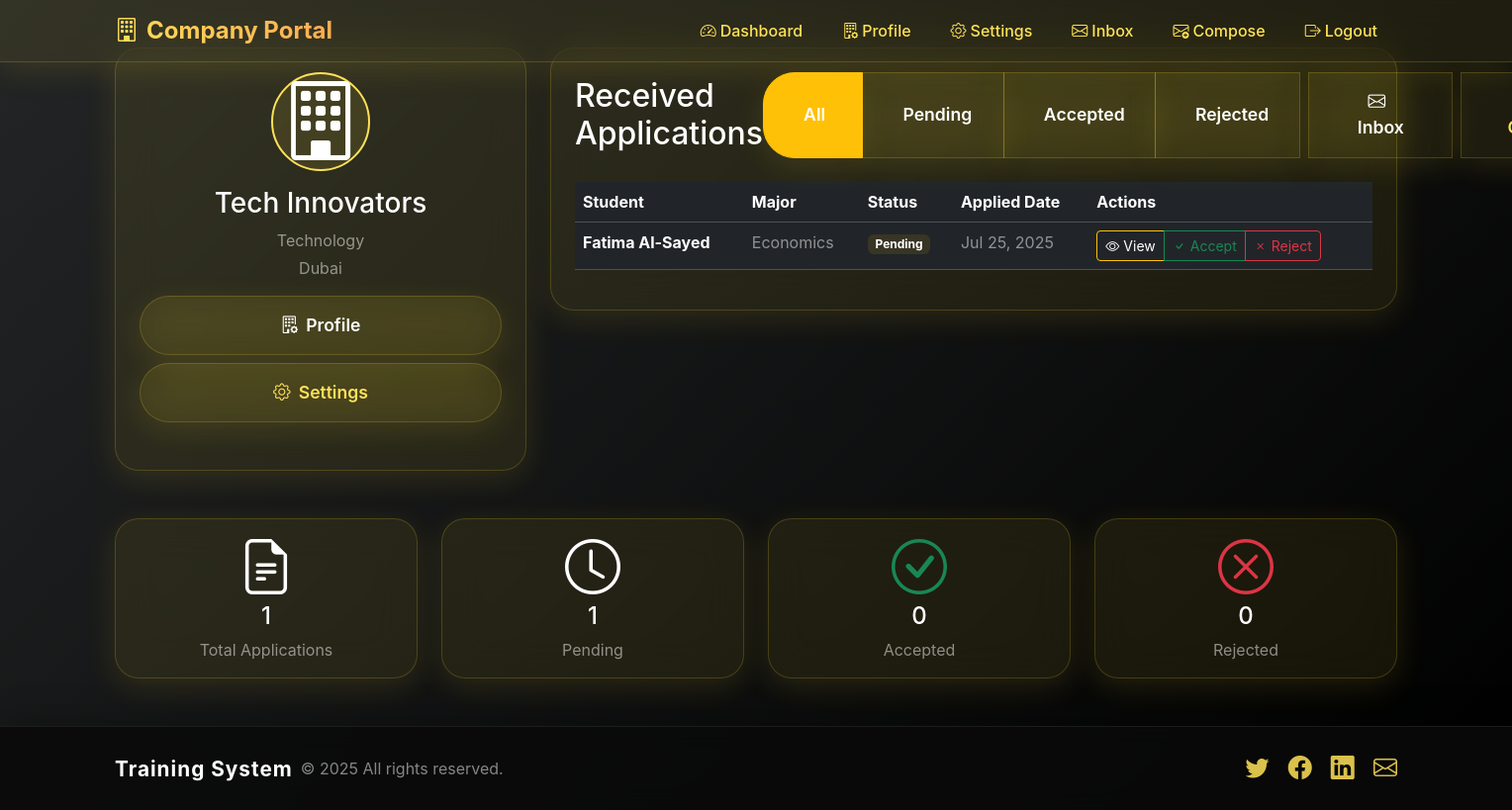
The app's page /?controller=company&action=dashboard (signed in) with its own data.
### tables this page shows
CREATE TABLE companies (
    id INT AUTO_INCREMENT PRIMARY KEY,
    name VARCHAR(100) NOT NULL,
    email VARCHAR(100) NOT NULL UNIQUE,
    username VARCHAR(50) NOT NULL UNIQUE,
    password VARCHAR(255) NOT NULL,
    field VARCHAR(100) NOT NULL,
    city VARCHAR(100) NOT NULL,
    description TEXT,
    website VARCHAR(255),
    logo VARCHAR(255),
    created_at TIMESTAMP DEFAULT CURRENT_TIMESTAMP
);

CREATE TABLE applications (
    id INT AUTO_INCREMENT PRIMARY KEY,
    student_id INT NOT NULL,
    company_id INT NOT NULL,
    status ENUM('pending', 'accepted', 'rejected') DEFAULT 'pending',
    comment TEXT,
    created_at TIMESTAMP DEFAULT CURRENT_TIMESTAMP,
    updated_at TIMESTAMP NULL,
    FOREIGN KEY (student_id) REFERENCES students(id) ON DELETE CASCADE,
    FOREIGN KEY (company_id) REFERENCES companies(id) ON DELETE CASCADE,
    INDEX idx_student (student_id),
    INDEX idx_company (company_id)
);

CREATE TABLE students (
    id INT AUTO_INCREMENT PRIMARY KEY,
    name VARCHAR(100) NOT NULL,
    email VARCHAR(100) NOT NULL UNIQUE,
    username VARCHAR(50) NOT NULL UNIQUE,
    password VARCHAR(255) NOT NULL,
    major VARCHAR(100) NOT NULL,
    city VARCHAR(100) NOT NULL,
    cv VARCHAR(255),
    linkedin VARCHAR(255),
    created_at TIMESTAMP DEFAULT CURRENT_TIMESTAMP
);

### app/controllers/CompanyController.php (called while the page is built, shortened)
<?php
require_once __DIR__ . '/../models/Company.php';
require_once __DIR__ . '/../models/Application.php';
class CompanyController {
    public function dashboard() {
        require __DIR__ . '/../views/company/dashboard.php';
    }
}

### app/models/Company.php (called while the page is built, shortened)
<?php
class Company {
    private $pdo;
    public function __construct($pdo) {
        $this->pdo = $pdo;
    }
    public function getProfile($id) {
        $sql = "SELECT * FROM companies WHERE id = ?";
        $stmt = $this->pdo->prepare($sql);
        $stmt->execute([$id]);
        return $stmt->fetch();
    }
}

### app/models/Application.php (called while the page is built, shortened)
<?php
class Application {
    private $pdo;
    public function __construct($pdo) {
        $this->pdo = $pdo;
    }
    public function getByCompany($company_id) {
        $sql = "SELECT a.*, s.name AS student_name, s.major FROM applications a JOIN students s ON a.student_id = s.id WHERE a.company_id = ? ORDER BY a.created_at DESC";
        $stmt = $this->pdo->prepare($sql);
        $stmt->execute([$company_id]);
        return $stmt->fetchAll();
    }
}

### app/views/company/dashboard.php (the view, shortened to what this page needs)
<?php include __DIR__ . '/../layout/header.php'; ?>
<?php
$companyModel = new Company($GLOBALS['pdo']);
$company = $companyModel->getProfile($_SESSION['company_id']);
$applicationModel = new Application($GLOBALS['pdo']);
$applications = $applicationModel->getByCompany($_SESSION['company_id']);
?>
<div class="container py-5">
    <div class="row">
        <div class="col-lg-4 mb-4">
            <div class="glass-card p-4 h-100">
                <div class="text-center mb-4">
                    <div class="profile-avatar mb-3">
                        <i class="bi bi-building display-1 text-warning"></i>
                    </div>
                    <h3 class="gradient-text-yellow mb-2"><?= htmlspecialchars($company['name']) ?></h3>
                    <p class="text-white-50 mb-1"><?= htmlspecialchars($company['field']) ?></p>
                    <p class="text-white-50 mb-3"><?= htmlspecialchars($company['city']) ?></p>
                    <div class="d-grid gap-2">
                        <a href="?controller=company&action=profile" class="btn btn-glass btn-outline-warning">
                            <i class="bi bi-building-gear me-2"></i>Profile
                        </a>
                        <a href="?controller=company&action=settings" class="btn btn-glass btn-outline-info">
                            <i class="bi bi-gear me-2"></i>Settings
                        </a>
                    </div>
                </div>
            </div>
        </div>
        <div class="col-lg-8">
            <div class="glass-card p-4">
                <div class="d-flex justify-content-between align-items-center mb-4">
                    <h2 class="gradient-text-yellow mb-0">Received Applications</h2>
                    <div class="btn-group" role="group">
                        <button type="button" class="btn btn-glass btn-outline-warning active" data-filter="all">All</button>
                        <button type="button" class="btn btn-glass btn-outline-warning" data-filter="pending">Pending</button>
                        <button type="button" class="btn btn-glass btn-outline-warning" data-filter="accepted">Accepted</button>
                        <button type="button" class="btn btn-glass btn-outline-warning" data-filter="rejected">Rejected</button>
                        <a href="?controller=company&action=inbox" class="btn btn-glass btn-outline-warning ms-2">
                            <i class="bi bi-envelope me-2"></i>Inbox
                        </a>
                        <a href="?controller=company&action=composeMessage" class="btn btn-glass btn-outline-info ms-2">
                        </a>
                    </div>
                </div>
                <?php if (empty($applications)): ?>
                    <div class="text-center py-5">
                        <i class="bi bi-inbox display-1 text-white-50 mb-3"></i>
                        <h4 class="text-white-50 mb-3">No Applications Yet</h4>
                        <p class="text-white-50 mb-4">Students will be able to apply to your company once you're fully set up!</p>
                    </div>
                <?php else: ?>
                    <div class="table-responsive">
                        <table class="table table-hover table-dark">
                            <thead>
                                <tr>
                                    <th>Student</th>
                                    <th>Major</th>
                                    <th>Status</th>
                                    <th>Applied Date</th>
                                    <th>Actions</th>
                                </tr>
                            </thead>
                            <tbody>
                                <?php foreach ($applications as $app): ?>
                                    <tr data-status="<?= $app['status'] ?>">
                                        <td>
                                            <strong class="text-warning"><?= htmlspecialchars($app['student_name']) ?></strong>
                                        </td>
                                        <td class="text-white-50">
                                            <?= htmlspecialchars($app['major'] ?? 'N/A') ?>
                                        </td>
                                        <td>
                                            <?php
                                            $statusClass = match($app['status']) {
                                                'accepted' => 'success',
                                                'rejected' => 'danger',
                                                default => 'warning'
                                            };
                                            $statusText = ucfirst($app['status']);
                                            ?>
                                            <span class="badge bg-<?= $statusClass ?>"><?= $statusText ?></span>
                                        </td>
                                        <td class="text-white-50">
                                            <?= date('M d, Y', strtotime($app['created_at'])) ?>
                                        </td>
                                        <td>
                                            <div class="btn-group" role="group">
                                                <a href="?controller=application&action=detail&id=<?= $app['id'] ?>"
                                                   class="btn btn-sm btn-outline-warning">
                                                    <i class="bi bi-eye me-1"></i>View
                                                </a>
                                                <?php if ($app['status'] === 'pending'): ?>
                                                    <a href="?controller=application&action=update&id=<?= $app['id'] ?>&status=accepted"
                                                       class="btn btn-sm btn-outline-success"
                                                       onclick="return confirm('Accept this application?')">
                                                        <i class="bi bi-check me-1"></i>Accept
                                                    </a>
                                                    <a href="?controller=application&action=update&id=<?= $app['id'] ?>&status=rejected"
                                                       class="btn btn-sm btn-outline-danger"
                                                       onclick="return confirm('Reject this application?')">
                                                        <i class="bi bi-x me-1"></i>Reject
                                                    </a>
                                                <?php endif; ?>
                                            </div>
                                        </td>
                                    </tr>
                                <?php endforeach; ?>
                            </tbody>
                        </table>
                    </div>
                <?php endif; ?>
            </div>
        </div>
    </div>
    <div class="row mt-4">
        <div class="col-md-3">
            <div class="glass-card p-3 text-center">
                <i class="bi bi-file-earmark-text display-4 text-warning mb-2"></i>
                <h4 class="gradient-text-yellow"><?= count($applications) ?></h4>
                <p class="text-white-50 mb-0">Total Applications</p>
            </div>
        </div>
        <div class="col-md-3">
            <div class="glass-card p-3 text-center">
                <i class="bi bi-clock display-4 text-warning mb-2"></i>
                <h4 class="gradient-text-yellow">
                    <?= count(array_filter($applications, fn($app) => $app['status'] === 'pending')) ?>
                </h4>
                <p class="text-white-50 mb-0">Pending</p>
            </div>
        </div>
        <div class="col-md-3">
            <div class="glass-card p-3 text-center">
                <i class="bi bi-check-circle display-4 text-success mb-2"></i>
                <h4 class="gradient-text-yellow">
                    <?= count(array_filter($applications, fn($app) => $app['status'] === 'accepted')) ?>
                </h4>
                <p class="text-white-50 mb-0">Accepted</p>
            </div>
        </div>
        <div class="col-md-3">
            <div class="glass-card p-3 text-center">
                <i class="bi bi-x-circle display-4 text-danger mb-2"></i>
                <h4 class="gradient-text-yellow">
                    <?= count(array_filter($applications, fn($app) => $app['status'] === 'rejected')) ?>
                </h4>
                <p class="text-white-50 mb-0">Rejected</p>
            </div>
        </div>
    </div>
</div>
<?php include __DIR__ . '/../layout/footer.php'; ?>

### public/assets/css/style.css (style rules this page uses)
* { margin:0;padding:0;box-sizing:border-box; }
body { font-family:'Poppins',sans-serif; background: linear-gradient(135deg,#667eea,#764ba2); color:#fff; min-height:100vh; overflow-x:hidden; }
.text-warning, .alert-warning, .table-warning, .badge.bg-warning, .gradient-text-yellow, .form-label, .message-content, .faq-question, .faq-question-fancy, .notification, .btn-outline-warning, .btn-primary-glass, .profile-avatar, .stat-icon, .application-icon, .text-yellow, .text-yellow-50, .bg-yellow, .bg-yellow-50, .text-warning-50, .bg-warning-50 { color: var(--bs-navbar-brand-color) !important; }
.bg-warning, .bg-warning-50, .bg-yellow, .bg-yellow-50, .alert-warning, .table-warning, .badge.bg-warning { background: rgba(255, 193, 7, 0.1) !important; border-color: rgba(255, 193, 7, 0.3) !important; }
table { background: transparent !important; color: #fff !important; }

### app/views/layout/header.php (style rules this page uses)
:root { --primary-gradient: linear-gradient(135deg, #232526 0%, #000000 100%); --secondary-gradient: linear-gradient(135deg, #ffe259 0%, #ffa751 100%); --glass-bg: rgba(255, 221, 51, 0.08); --glass-border: rgba(255, 221, 51, 0.18); --glass-shadow: 0 8px 32px rgba(255, 221, 51, 0.12); --text-light: #fffbe7; --text-dark: #232526; --accent-yellow: #ffe259; --accent-orange: #ffa751; --accent-black: #181818; }
body { background: var(--primary-gradient); min-height: 100vh; font-family: 'Inter', -apple-system, BlinkMacSystemFont, sans-serif; }
.btn-glass { background: var(--glass-bg); backdrop-filter: blur(20px); -webkit-backdrop-filter: blur(20px); border: 1px solid var(--glass-border); color: var(--accent-yellow); padding: 1rem 2.5rem; border-radius: 2rem; font-weight: 600; font-size: 1.1rem; transition: all 0.3s ease; box-shadow: var(--glass-shadow); position: relative; overflow: hidden; }
.btn-glass::before { content: ''; position: absolute; top: 0; left: -100%; width: 100%; height: 100%; background: linear-gradient(90deg, transparent, rgba(255,221,51,0.18), transparent); transition: left 0.5s; }
.glass-card { background: var(--glass-bg); backdrop-filter: blur(20px); -webkit-backdrop-filter: blur(20px); border: 1px solid var(--glass-border); border-radius: 1.5rem; box-shadow: var(--glass-shadow); padding: 2rem; transition: all 0.3s ease; }

### app/views/company/dashboard.php (style rules this page uses)
.profile-avatar { width: 100px; height: 100px; margin: 0 auto; display: flex; align-items: center; justify-content: center; background: rgba(255, 221, 51, 0.1); border-radius: 50%; border: 2px solid var(--accent-yellow); }

### records on screen
companies: name "Tech Innovators", field "Technology", city "Dubai"
applications: student.name "Fatima Al-Sayed", student.major "Economics", status "Pending", created_at "Jul 25, 2025", status "1", status "0"

### other values on screen
count($applications) "1"
